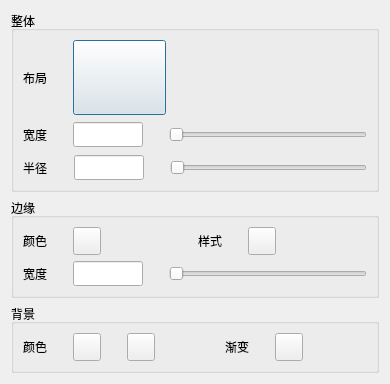
<?xml version="1.0" encoding="UTF-8"?>
<ui version="4.0">
 <class>CScaleBackDialog</class>
 <widget class="QDialog" name="CScaleBackDialog">
  <property name="geometry">
   <rect>
    <x>0</x>
    <y>0</y>
    <width>390</width>
    <height>384</height>
   </rect>
  </property>
  <property name="windowTitle">
   <string>Dialog</string>
  </property>
  <layout class="QGridLayout" name="gridLayout_4">
   <item row="0" column="0">
    <widget class="QGroupBox" name="groupBox">
     <property name="title">
      <string>整体</string>
     </property>
     <layout class="QGridLayout" name="gridLayout">
      <item row="0" column="0">
       <layout class="QVBoxLayout" name="verticalLayout">
        <item>
         <layout class="QHBoxLayout" name="horizontalLayout">
          <item>
           <widget class="QLabel" name="label">
            <property name="text">
             <string>布局</string>
            </property>
           </widget>
          </item>
          <item>
           <spacer name="horizontalSpacer">
            <property name="orientation">
             <enum>Qt::Horizontal</enum>
            </property>
            <property name="sizeType">
             <enum>QSizePolicy::Fixed</enum>
            </property>
            <property name="sizeHint" stdset="0">
             <size>
              <width>20</width>
              <height>20</height>
             </size>
            </property>
           </spacer>
          </item>
          <item>
           <widget class="QPushButton" name="scaleBackBtn">
            <property name="minimumSize">
             <size>
              <width>93</width>
              <height>75</height>
             </size>
            </property>
            <property name="maximumSize">
             <size>
              <width>93</width>
              <height>75</height>
             </size>
            </property>
            <property name="text">
             <string/>
            </property>
           </widget>
          </item>
          <item>
           <spacer name="horizontalSpacer_2">
            <property name="orientation">
             <enum>Qt::Horizontal</enum>
            </property>
            <property name="sizeHint" stdset="0">
             <size>
              <width>40</width>
              <height>20</height>
             </size>
            </property>
           </spacer>
          </item>
         </layout>
        </item>
        <item>
         <spacer name="verticalSpacer">
          <property name="orientation">
           <enum>Qt::Vertical</enum>
          </property>
          <property name="sizeType">
           <enum>QSizePolicy::Expanding</enum>
          </property>
          <property name="sizeHint" stdset="0">
           <size>
            <width>20</width>
            <height>20</height>
           </size>
          </property>
         </spacer>
        </item>
        <item>
         <layout class="QHBoxLayout" name="horizontalLayout_2">
          <item>
           <widget class="QLabel" name="label_2">
            <property name="text">
             <string>宽度</string>
            </property>
           </widget>
          </item>
          <item>
           <spacer name="horizontalSpacer_3">
            <property name="orientation">
             <enum>Qt::Horizontal</enum>
            </property>
            <property name="sizeType">
             <enum>QSizePolicy::Fixed</enum>
            </property>
            <property name="sizeHint" stdset="0">
             <size>
              <width>20</width>
              <height>20</height>
             </size>
            </property>
           </spacer>
          </item>
          <item>
           <widget class="QLineEdit" name="widEdit">
            <property name="minimumSize">
             <size>
              <width>70</width>
              <height>25</height>
             </size>
            </property>
            <property name="maximumSize">
             <size>
              <width>70</width>
              <height>25</height>
             </size>
            </property>
           </widget>
          </item>
          <item>
           <spacer name="horizontalSpacer_4">
            <property name="orientation">
             <enum>Qt::Horizontal</enum>
            </property>
            <property name="sizeType">
             <enum>QSizePolicy::Fixed</enum>
            </property>
            <property name="sizeHint" stdset="0">
             <size>
              <width>20</width>
              <height>20</height>
             </size>
            </property>
           </spacer>
          </item>
          <item>
           <widget class="QSlider" name="widSlider">
            <property name="minimum">
             <number>10</number>
            </property>
            <property name="maximum">
             <number>250</number>
            </property>
            <property name="orientation">
             <enum>Qt::Horizontal</enum>
            </property>
           </widget>
          </item>
         </layout>
        </item>
        <item>
         <spacer name="verticalSpacer_2">
          <property name="orientation">
           <enum>Qt::Vertical</enum>
          </property>
          <property name="sizeType">
           <enum>QSizePolicy::Expanding</enum>
          </property>
          <property name="sizeHint" stdset="0">
           <size>
            <width>20</width>
            <height>20</height>
           </size>
          </property>
         </spacer>
        </item>
        <item>
         <layout class="QHBoxLayout" name="horizontalLayout_3">
          <item>
           <widget class="QLabel" name="label_3">
            <property name="text">
             <string>半径</string>
            </property>
           </widget>
          </item>
          <item>
           <spacer name="horizontalSpacer_5">
            <property name="orientation">
             <enum>Qt::Horizontal</enum>
            </property>
            <property name="sizeType">
             <enum>QSizePolicy::Fixed</enum>
            </property>
            <property name="sizeHint" stdset="0">
             <size>
              <width>20</width>
              <height>20</height>
             </size>
            </property>
           </spacer>
          </item>
          <item>
           <widget class="QLineEdit" name="radiusEdit">
            <property name="minimumSize">
             <size>
              <width>70</width>
              <height>25</height>
             </size>
            </property>
            <property name="maximumSize">
             <size>
              <width>70</width>
              <height>25</height>
             </size>
            </property>
           </widget>
          </item>
          <item>
           <spacer name="horizontalSpacer_6">
            <property name="orientation">
             <enum>Qt::Horizontal</enum>
            </property>
            <property name="sizeType">
             <enum>QSizePolicy::Fixed</enum>
            </property>
            <property name="sizeHint" stdset="0">
             <size>
              <width>20</width>
              <height>20</height>
             </size>
            </property>
           </spacer>
          </item>
          <item>
           <widget class="QSlider" name="radiusSlider">
            <property name="minimum">
             <number>10</number>
            </property>
            <property name="maximum">
             <number>500</number>
            </property>
            <property name="orientation">
             <enum>Qt::Horizontal</enum>
            </property>
           </widget>
          </item>
         </layout>
        </item>
       </layout>
      </item>
     </layout>
    </widget>
   </item>
   <item row="1" column="0">
    <widget class="QGroupBox" name="groupBox_2">
     <property name="title">
      <string>边缘</string>
     </property>
     <layout class="QGridLayout" name="gridLayout_2">
      <item row="0" column="0">
       <layout class="QVBoxLayout" name="verticalLayout_2">
        <item>
         <layout class="QHBoxLayout" name="horizontalLayout_4">
          <item>
           <widget class="QLabel" name="label_4">
            <property name="text">
             <string>颜色</string>
            </property>
           </widget>
          </item>
          <item>
           <spacer name="horizontalSpacer_7">
            <property name="orientation">
             <enum>Qt::Horizontal</enum>
            </property>
            <property name="sizeType">
             <enum>QSizePolicy::Fixed</enum>
            </property>
            <property name="sizeHint" stdset="0">
             <size>
              <width>20</width>
              <height>20</height>
             </size>
            </property>
           </spacer>
          </item>
          <item>
           <widget class="QPushButton" name="edgeColorBtn">
            <property name="minimumSize">
             <size>
              <width>28</width>
              <height>28</height>
             </size>
            </property>
            <property name="maximumSize">
             <size>
              <width>28</width>
              <height>28</height>
             </size>
            </property>
            <property name="text">
             <string/>
            </property>
           </widget>
          </item>
          <item>
           <spacer name="horizontalSpacer_8">
            <property name="orientation">
             <enum>Qt::Horizontal</enum>
            </property>
            <property name="sizeHint" stdset="0">
             <size>
              <width>40</width>
              <height>20</height>
             </size>
            </property>
           </spacer>
          </item>
          <item>
           <widget class="QLabel" name="label_5">
            <property name="text">
             <string>样式</string>
            </property>
           </widget>
          </item>
          <item>
           <spacer name="horizontalSpacer_9">
            <property name="orientation">
             <enum>Qt::Horizontal</enum>
            </property>
            <property name="sizeType">
             <enum>QSizePolicy::Fixed</enum>
            </property>
            <property name="sizeHint" stdset="0">
             <size>
              <width>20</width>
              <height>20</height>
             </size>
            </property>
           </spacer>
          </item>
          <item>
           <widget class="QPushButton" name="edgeStyleBtn">
            <property name="minimumSize">
             <size>
              <width>28</width>
              <height>28</height>
             </size>
            </property>
            <property name="maximumSize">
             <size>
              <width>28</width>
              <height>28</height>
             </size>
            </property>
            <property name="text">
             <string/>
            </property>
           </widget>
          </item>
          <item>
           <spacer name="horizontalSpacer_10">
            <property name="orientation">
             <enum>Qt::Horizontal</enum>
            </property>
            <property name="sizeHint" stdset="0">
             <size>
              <width>40</width>
              <height>20</height>
             </size>
            </property>
           </spacer>
          </item>
         </layout>
        </item>
        <item>
         <spacer name="verticalSpacer_3">
          <property name="orientation">
           <enum>Qt::Vertical</enum>
          </property>
          <property name="sizeType">
           <enum>QSizePolicy::Expanding</enum>
          </property>
          <property name="sizeHint" stdset="0">
           <size>
            <width>20</width>
            <height>20</height>
           </size>
          </property>
         </spacer>
        </item>
        <item>
         <layout class="QHBoxLayout" name="horizontalLayout_5">
          <item>
           <widget class="QLabel" name="label_6">
            <property name="text">
             <string>宽度</string>
            </property>
           </widget>
          </item>
          <item>
           <spacer name="horizontalSpacer_11">
            <property name="orientation">
             <enum>Qt::Horizontal</enum>
            </property>
            <property name="sizeType">
             <enum>QSizePolicy::Fixed</enum>
            </property>
            <property name="sizeHint" stdset="0">
             <size>
              <width>20</width>
              <height>20</height>
             </size>
            </property>
           </spacer>
          </item>
          <item>
           <widget class="QLineEdit" name="edgeWidEdit">
            <property name="minimumSize">
             <size>
              <width>70</width>
              <height>25</height>
             </size>
            </property>
            <property name="maximumSize">
             <size>
              <width>70</width>
              <height>25</height>
             </size>
            </property>
           </widget>
          </item>
          <item>
           <spacer name="horizontalSpacer_12">
            <property name="orientation">
             <enum>Qt::Horizontal</enum>
            </property>
            <property name="sizeType">
             <enum>QSizePolicy::Fixed</enum>
            </property>
            <property name="sizeHint" stdset="0">
             <size>
              <width>20</width>
              <height>20</height>
             </size>
            </property>
           </spacer>
          </item>
          <item>
           <widget class="QSlider" name="edgeWidSlider">
            <property name="minimum">
             <number>1</number>
            </property>
            <property name="maximum">
             <number>10</number>
            </property>
            <property name="orientation">
             <enum>Qt::Horizontal</enum>
            </property>
           </widget>
          </item>
         </layout>
        </item>
       </layout>
      </item>
     </layout>
    </widget>
   </item>
   <item row="2" column="0">
    <widget class="QGroupBox" name="groupBox_3">
     <property name="title">
      <string>背景</string>
     </property>
     <layout class="QGridLayout" name="gridLayout_3">
      <item row="0" column="0">
       <layout class="QHBoxLayout" name="horizontalLayout_6">
        <item>
         <widget class="QLabel" name="label_7">
          <property name="text">
           <string>颜色</string>
          </property>
         </widget>
        </item>
        <item>
         <spacer name="horizontalSpacer_13">
          <property name="orientation">
           <enum>Qt::Horizontal</enum>
          </property>
          <property name="sizeType">
           <enum>QSizePolicy::Fixed</enum>
          </property>
          <property name="sizeHint" stdset="0">
           <size>
            <width>20</width>
            <height>20</height>
           </size>
          </property>
         </spacer>
        </item>
        <item>
         <widget class="QPushButton" name="color1Btn">
          <property name="minimumSize">
           <size>
            <width>28</width>
            <height>28</height>
           </size>
          </property>
          <property name="maximumSize">
           <size>
            <width>28</width>
            <height>28</height>
           </size>
          </property>
          <property name="text">
           <string/>
          </property>
         </widget>
        </item>
        <item>
         <spacer name="horizontalSpacer_14">
          <property name="orientation">
           <enum>Qt::Horizontal</enum>
          </property>
          <property name="sizeType">
           <enum>QSizePolicy::Fixed</enum>
          </property>
          <property name="sizeHint" stdset="0">
           <size>
            <width>20</width>
            <height>20</height>
           </size>
          </property>
         </spacer>
        </item>
        <item>
         <widget class="QPushButton" name="color2Btn">
          <property name="minimumSize">
           <size>
            <width>28</width>
            <height>28</height>
           </size>
          </property>
          <property name="maximumSize">
           <size>
            <width>28</width>
            <height>28</height>
           </size>
          </property>
          <property name="text">
           <string/>
          </property>
         </widget>
        </item>
        <item>
         <spacer name="horizontalSpacer_15">
          <property name="orientation">
           <enum>Qt::Horizontal</enum>
          </property>
          <property name="sizeHint" stdset="0">
           <size>
            <width>40</width>
            <height>20</height>
           </size>
          </property>
         </spacer>
        </item>
        <item>
         <widget class="QLabel" name="label_8">
          <property name="text">
           <string>渐变</string>
          </property>
         </widget>
        </item>
        <item>
         <spacer name="horizontalSpacer_16">
          <property name="orientation">
           <enum>Qt::Horizontal</enum>
          </property>
          <property name="sizeType">
           <enum>QSizePolicy::Fixed</enum>
          </property>
          <property name="sizeHint" stdset="0">
           <size>
            <width>20</width>
            <height>20</height>
           </size>
          </property>
         </spacer>
        </item>
        <item>
         <widget class="QPushButton" name="gradStyleBtn">
          <property name="minimumSize">
           <size>
            <width>28</width>
            <height>28</height>
           </size>
          </property>
          <property name="maximumSize">
           <size>
            <width>28</width>
            <height>28</height>
           </size>
          </property>
          <property name="text">
           <string/>
          </property>
         </widget>
        </item>
        <item>
         <spacer name="horizontalSpacer_17">
          <property name="orientation">
           <enum>Qt::Horizontal</enum>
          </property>
          <property name="sizeHint" stdset="0">
           <size>
            <width>40</width>
            <height>20</height>
           </size>
          </property>
         </spacer>
        </item>
       </layout>
      </item>
     </layout>
    </widget>
   </item>
  </layout>
 </widget>
 <resources/>
 <connections/>
</ui>
